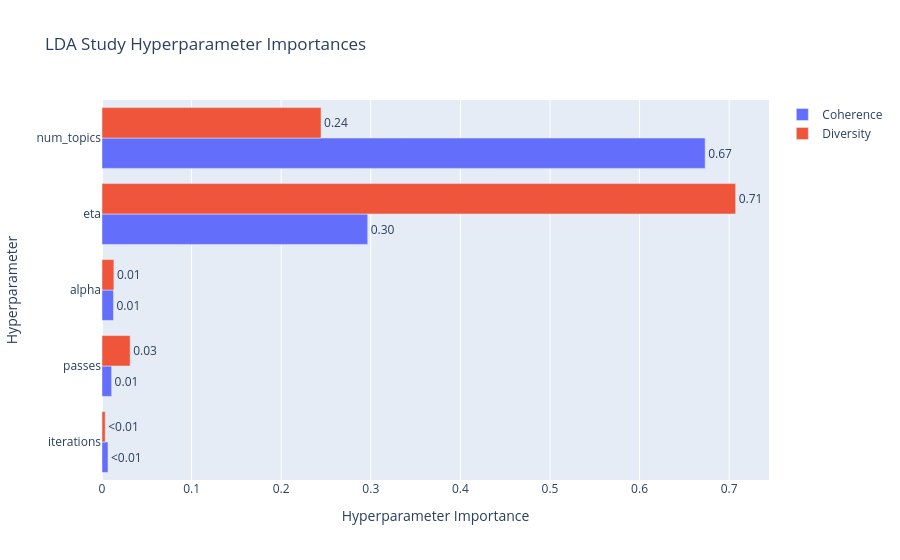
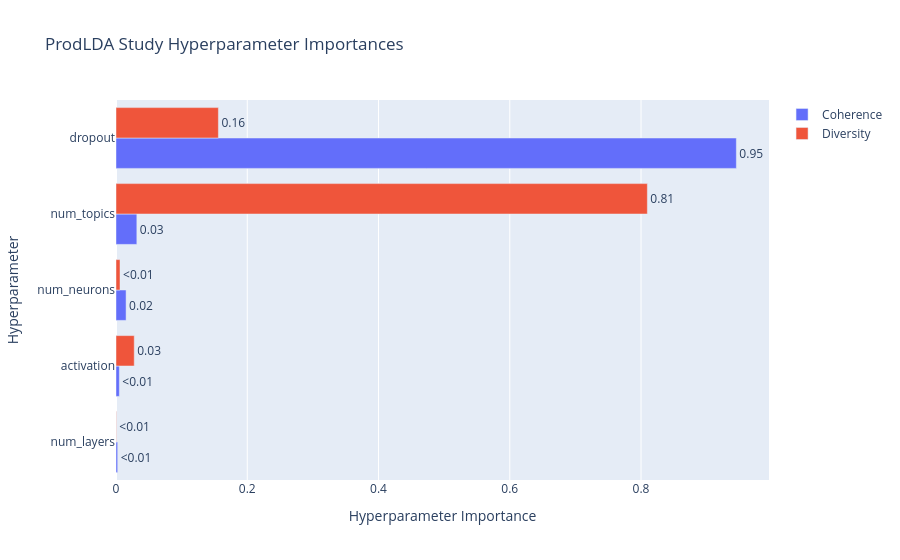
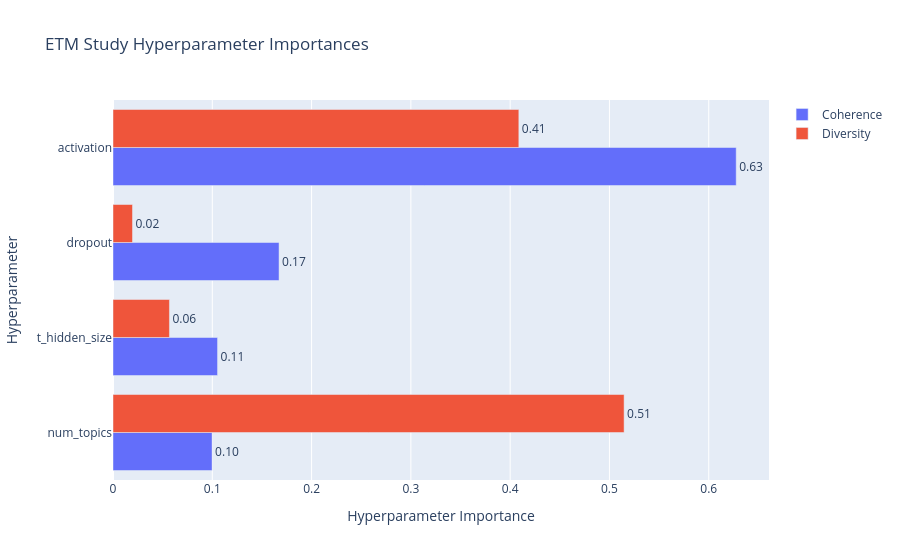
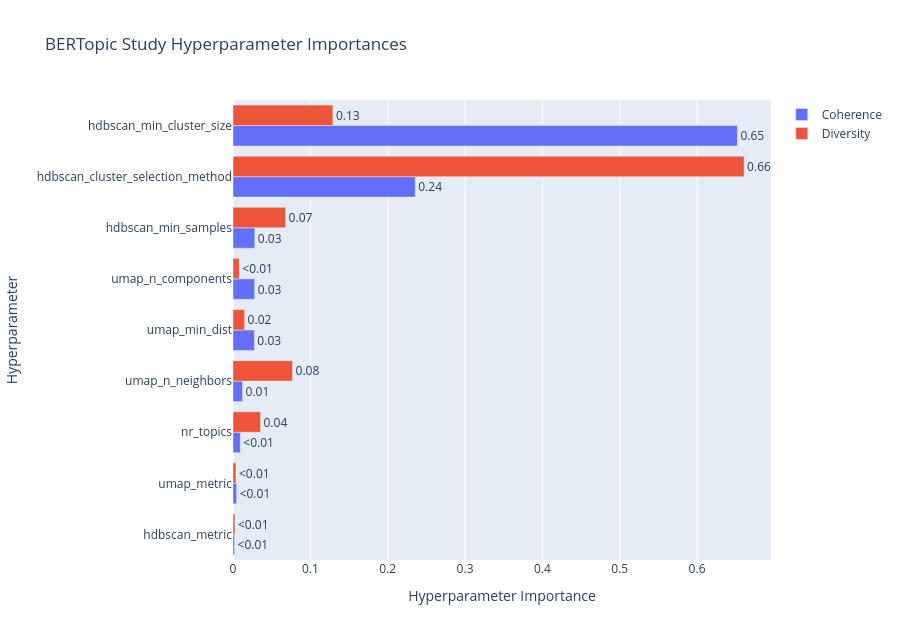

Notebook cell for these charts, in order:
### Markdown cell above
### Hyperparameter Importances

### Code cell
fig = optuna.visualization.plot_param_importances(LDA_study)
fig.update_layout(title="LDA Study Hyperparameter Importances")
show(fig)

fig = optuna.visualization.plot_param_importances(ProdLDA_study)
fig.update_layout(title="ProdLDA Study Hyperparameter Importances")
show(fig)

fig = optuna.visualization.plot_param_importances(ETM_study)
fig.update_layout(title="ETM Study Hyperparameter Importances")
show(fig)

fig = optuna.visualization.plot_param_importances(BERTopic_study)
fig.update_layout(title="BERTopic Study Hyperparameter Importances", autosize=True, height=640)
show(fig)

### Figure 1 — Plotly figure (JSON) as saved in the notebook; plotly's stock layout.template omitted (floating-point values rounded to 4 significant figures)
{"data": [{"cliponaxis": false, "hovertemplate": ["iterations (IntDistribution): 0.006687776908297605<extra></extra>", "passes (IntDistribution): 0.010740646938288786<extra></extra>", "alpha (FloatDistribution): 0.01281185533393283<extra></extra>", "eta (FloatDistribution): 0.2965584092996873<extra></extra>", "num_topics (IntDistribution): 0.6732013115197933<extra></extra>"], "name": "Coherence", "orientation": "h", "text": ["<0.01", "0.01", "0.01", "0.30", "0.67"], "textposition": "outside", "type": "bar", "x": [0.006688, 0.01074, 0.01281, 0.2966, 0.6732], "y": ["iterations", "passes", "alpha", "eta", "num_topics"]}, {"cliponaxis": false, "hovertemplate": ["iterations (IntDistribution): 0.0035723009518547847<extra></extra>", "alpha (FloatDistribution): 0.013257633217689533<extra></extra>", "passes (IntDistribution): 0.0314412297852251<extra></extra>", "num_topics (IntDistribution): 0.24448971084152524<extra></extra>", "eta (FloatDistribution): 0.7072391252037054<extra></extra>"], "name": "Diversity", "orientation": "h", "text": ["<0.01", "0.01", "0.03", "0.24", "0.71"], "textposition": "outside", "type": "bar", "x": [0.003572, 0.01326, 0.03144, 0.2445, 0.7072], "y": ["iterations", "alpha", "passes", "num_topics", "eta"]}], "layout": {"title": {"text": "LDA Study Hyperparameter Importances"}, "xaxis": {"title": {"text": "Hyperparameter Importance"}}, "yaxis": {"title": {"text": "Hyperparameter"}}}}

### Figure 2 — Plotly figure (JSON) as saved in the notebook; plotly's stock layout.template omitted (floating-point values rounded to 4 significant figures)
{"data": [{"cliponaxis": false, "hovertemplate": ["num_layers (IntDistribution): 0.0025390285988358308<extra></extra>", "activation (CategoricalDistribution): 0.005091536537879339<extra></extra>", "num_neurons (CategoricalDistribution): 0.015354337859918204<extra></extra>", "num_topics (IntDistribution): 0.03175644097106456<extra></extra>", "dropout (FloatDistribution): 0.9452586560323021<extra></extra>"], "name": "Coherence", "orientation": "h", "text": ["<0.01", "<0.01", "0.02", "0.03", "0.95"], "textposition": "outside", "type": "bar", "x": [0.002539, 0.005092, 0.01535, 0.03176, 0.9453], "y": ["num_layers", "activation", "num_neurons", "num_topics", "dropout"]}, {"cliponaxis": false, "hovertemplate": ["num_layers (IntDistribution): 0.0004356719841209118<extra></extra>", "num_neurons (CategoricalDistribution): 0.006137268788462185<extra></extra>", "activation (CategoricalDistribution): 0.027787327589019705<extra></extra>", "dropout (FloatDistribution): 0.15599759430472002<extra></extra>", "num_topics (IntDistribution): 0.8096421373336772<extra></extra>"], "name": "Diversity", "orientation": "h", "text": ["<0.01", "<0.01", "0.03", "0.16", "0.81"], "textposition": "outside", "type": "bar", "x": [0.0004357, 0.006137, 0.02779, 0.156, 0.8096], "y": ["num_layers", "num_neurons", "activation", "dropout", "num_topics"]}], "layout": {"title": {"text": "ProdLDA Study Hyperparameter Importances"}, "xaxis": {"title": {"text": "Hyperparameter Importance"}}, "yaxis": {"title": {"text": "Hyperparameter"}}}}

### Figure 3 — Plotly figure (JSON) as saved in the notebook; plotly's stock layout.template omitted (floating-point values rounded to 4 significant figures)
{"data": [{"cliponaxis": false, "hovertemplate": ["num_topics (IntDistribution): 0.09980821141258182<extra></extra>", "t_hidden_size (CategoricalDistribution): 0.1052944298518913<extra></extra>", "dropout (FloatDistribution): 0.16724032140866976<extra></extra>", "activation (CategoricalDistribution): 0.6276570373268573<extra></extra>"], "name": "Coherence", "orientation": "h", "text": ["0.10", "0.11", "0.17", "0.63"], "textposition": "outside", "type": "bar", "x": [0.09981, 0.1053, 0.1672, 0.6277], "y": ["num_topics", "t_hidden_size", "dropout", "activation"]}, {"cliponaxis": false, "hovertemplate": ["dropout (FloatDistribution): 0.019641112172544467<extra></extra>", "t_hidden_size (CategoricalDistribution): 0.05685629724717125<extra></extra>", "activation (CategoricalDistribution): 0.4087471766498985<extra></extra>", "num_topics (IntDistribution): 0.5147554139303858<extra></extra>"], "name": "Diversity", "orientation": "h", "text": ["0.02", "0.06", "0.41", "0.51"], "textposition": "outside", "type": "bar", "x": [0.01964, 0.05686, 0.4087, 0.5148], "y": ["dropout", "t_hidden_size", "activation", "num_topics"]}], "layout": {"title": {"text": "ETM Study Hyperparameter Importances"}, "xaxis": {"title": {"text": "Hyperparameter Importance"}}, "yaxis": {"title": {"text": "Hyperparameter"}}}}

### Figure 4 — Plotly figure (JSON) as saved in the notebook; plotly's stock layout.template omitted (floating-point values rounded to 4 significant figures)
{"data": [{"cliponaxis": false, "hovertemplate": ["hdbscan_metric (CategoricalDistribution): 0.0019779161459119775<extra></extra>", "umap_metric (CategoricalDistribution): 0.004676962607514992<extra></extra>", "nr_topics (IntDistribution): 0.009439937290918257<extra></extra>", "umap_n_neighbors (IntDistribution): 0.01233699551077427<extra></extra>", "umap_min_dist (FloatDistribution): 0.02757237210438502<extra></extra>", "umap_n_components (IntDistribution): 0.027987529918833052<extra></extra>", "hdbscan_min_samples (IntDistribution): 0.02818927680360999<extra></extra>", "hdbscan_cluster_selection_method (CategoricalDistribution): 0.2356361737664075<extra></extra>", "hdbscan_min_cluster_size (IntDistribution): 0.6521828358516447<extra></extra>"], "name": "Coherence", "orientation": "h", "text": ["<0.01", "<0.01", "<0.01", "0.01", "0.03", "0.03", "0.03", "0.24", "0.65"], "textposition": "outside", "type": "bar", "x": [0.001978, 0.004677, 0.00944, 0.01234, 0.02757, 0.02799, 0.02819, 0.2356, 0.6522], "y": ["hdbscan_metric", "umap_metric", "nr_topics", "umap_n_neighbors", "umap_min_dist", "umap_n_components", "hdbscan_min_samples", "hdbscan_cluster_selection_method", "hdbscan_min_cluster_size"]}, {"cliponaxis": false, "hovertemplate": ["hdbscan_metric (CategoricalDistribution): 0.0025235640277075583<extra></extra>", "umap_metric (CategoricalDistribution): 0.0038434101347733112<extra></extra>", "umap_n_components (IntDistribution): 0.008090318502091265<extra></extra>", "umap_min_dist (FloatDistribution): 0.015026674524022622<extra></extra>", "nr_topics (IntDistribution): 0.035553896186309754<extra></extra>", "hdbscan_min_samples (IntDistribution): 0.06800915243211073<extra></extra>", "umap_n_neighbors (IntDistribution): 0.07697138890880702<extra></extra>", "hdbscan_min_cluster_size (IntDistribution): 0.12918040870975003<extra></extra>", "hdbscan_cluster_selection_method (CategoricalDistribution): 0.6608011865744279<extra></extra>"], "name": "Diversity", "orientation": "h", "text": ["<0.01", "<0.01", "<0.01", "0.02", "0.04", "0.07", "0.08", "0.13", "0.66"], "textposition": "outside", "type": "bar", "x": [0.002524, 0.003843, 0.00809, 0.01503, 0.03555, 0.06801, 0.07697, 0.1292, 0.6608], "y": ["hdbscan_metric", "umap_metric", "umap_n_components", "umap_min_dist", "nr_topics", "hdbscan_min_samples", "umap_n_neighbors", "hdbscan_min_cluster_size", "hdbscan_cluster_selection_method"]}], "layout": {"autosize": true, "height": 640, "title": {"text": "BERTopic Study Hyperparameter Importances"}, "xaxis": {"title": {"text": "Hyperparameter Importance"}}, "yaxis": {"title": {"text": "Hyperparameter"}}}}
